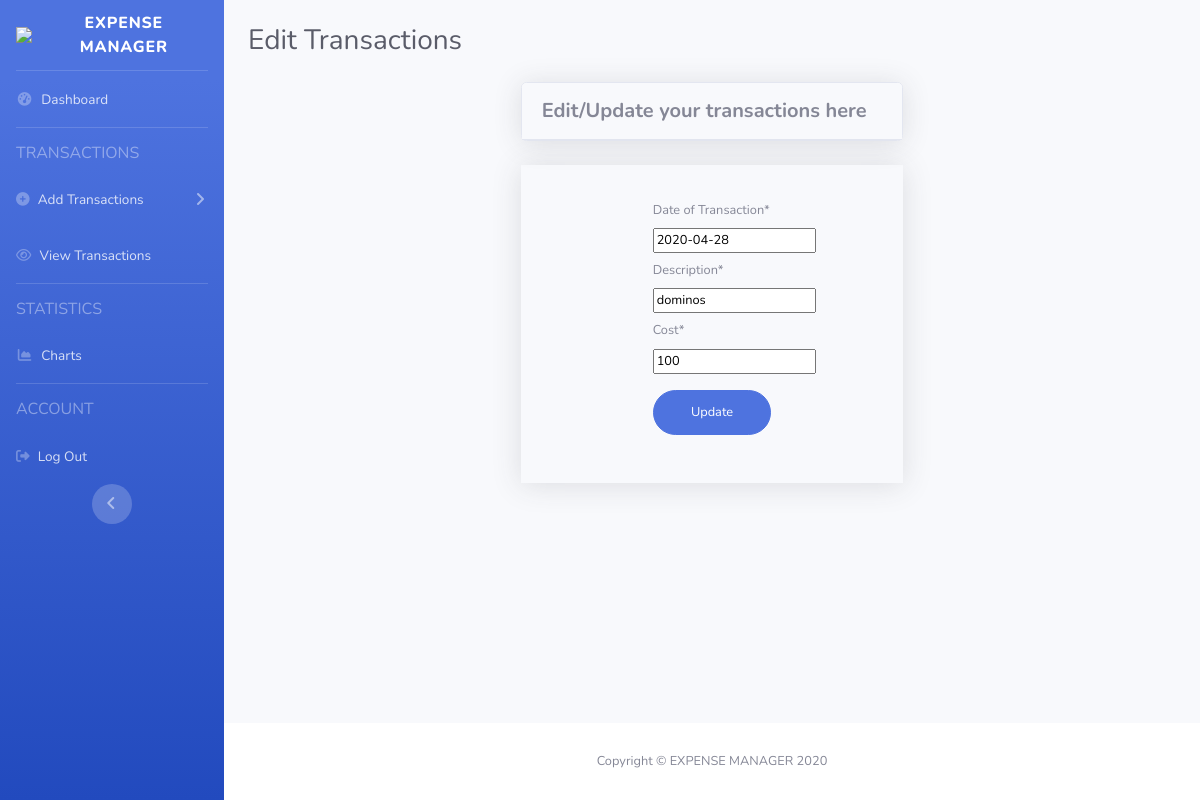
The app's page /myapp/transaction/130/update (signed in), older data.
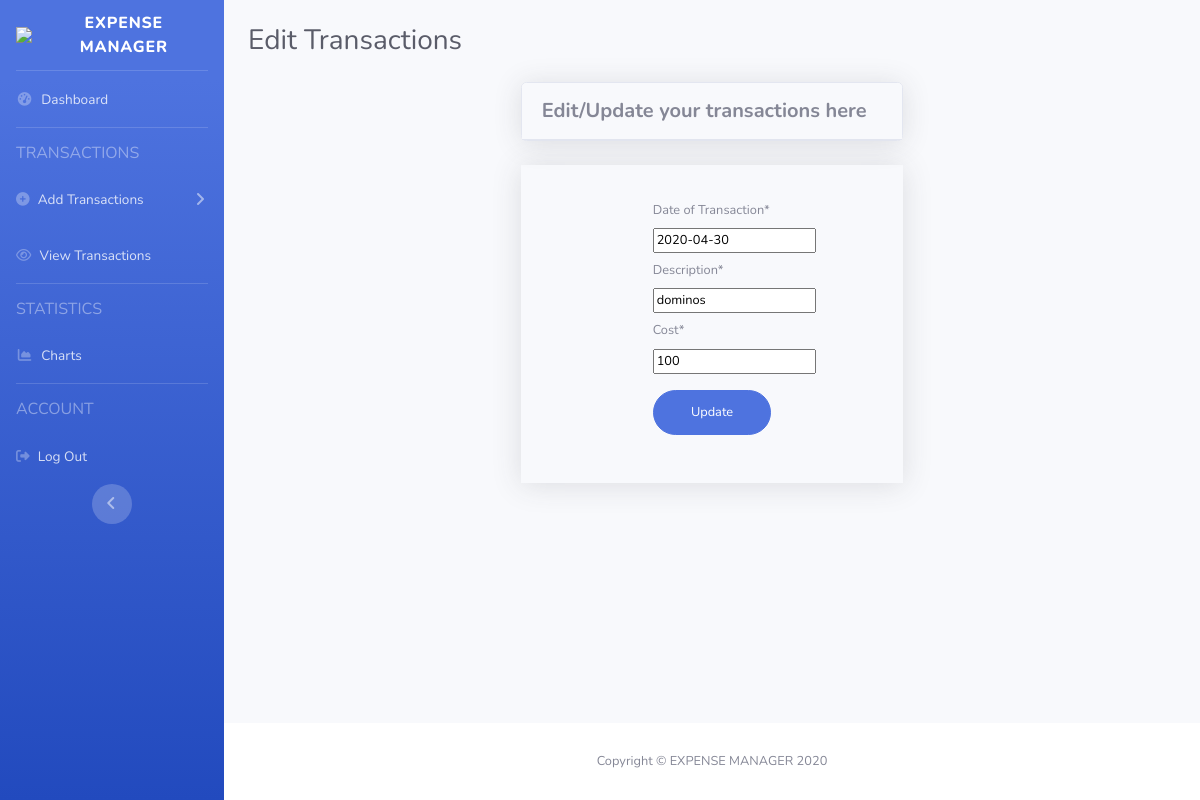
The same page, newer data.
### myapp/models.py (models this page shows, shortened)
class Transaction(models.Model):
    user = models.ForeignKey(User, on_delete=models.CASCADE, null=True)
    date = models.DateField('Date of Transaction')
    description = models.CharField(max_length=100)
    cost = models.IntegerField(default=0)
    categories = [
        ('Automobile', 'Automobile'),
        ('Bank Transfer', 'Bank Transfer'),
        ('Cash Withdrawal', 'Cash Withdrawal'),
        ('Education', 'Education'),
        ('Entertainment', 'Entertainment'),
        ('Fine', 'Fine'),
        ('Food', 'Food'),
        ('Health Care', 'Health Care'),
        ('Other', 'Other'),
        ('Paytm', 'Paytm'),
        ('Recharge', 'Recharge'),
        ('Shopping', 'Shopping'),
        ('Travel', 'Travel'),
        ('UPI', 'UPI')
    ]
    category = models.CharField(
        max_length=30,
        choices=categories
    )

### myapp/views.py (the view)
# urls.py: path('transaction/<int:pk>/update', TransactionUpdateView.as_view(), name='transaction-update'),
class TransactionUpdateView(UserPassesTestMixin, UpdateView):
    model = Transaction
    fields = ['date', 'description', 'cost']
    success_url = '/myapp/transactions'
    def test_func(self):
        transaction = self.get_object()
        if self.request.user == transaction.user:
            return True
        return False

### templates/myapp/transaction_form.html (shortened to what the changed rows need)
{% load crispy_forms_tags %}
{% load static %}
<!DOCTYPE html>
<html lang="en">
<head>
    <link href="{% static 'imp/vendor/fontawesome-free/css/all.min.css' %}" rel="stylesheet" type="text/css">
    {% if user.is_authenticated %}
    <link href="{% static 'imp/css/sb-admin-2.min.css' %}" rel="stylesheet">
</head>
<body id="page-top">
<div id="wrapper">
    <ul class="navbar-nav bg-gradient-primary sidebar sidebar-dark accordion" id="accordionSidebar">
        <a class="sidebar-brand d-flex align-items-center justify-content-center" href="/myapp/">
            <img src="{% static 'images/icons/icon.ico' %}" width="50">
            <div class="sidebar-brand-text mr-3">Expense Manager</div>
        </a>
        <hr class="sidebar-divider my-0">
        <li class="nav-item">
            <a class="nav-link" href="/myapp/dashboard">
                <i class="fas fa-fw fa-tachometer-alt"></i>
                <span>Dashboard</span></a>
        </li>
        <hr class="sidebar-divider">
        <div class="sidebar-heading">
            <h6>Transactions</h6>
        </div>
        <li class="nav-item">
            <a aria-controls="collapseTwo" aria-expanded="true" class="nav-link collapsed" data-target="#collapseTwo"
               data-toggle="collapse" href="#">
                <i class="fas fa-plus-circle"></i>
                <span>Add Transactions</span>
            </a>
        </li>
        <li class="nav-item">
            <a class="nav-link" href="/myapp/transactions">
                <i class="fa fa-eye"></i>
                <span>View Transactions</span></a>
        </li>
        <hr class="sidebar-divider">
        <div class="sidebar-heading">
            <h6>STATISTICS</h6>
        </div>
        <li class="nav-item">
            <a class="nav-link" href="/myapp/charts">
                <i class="fas fa-fw fa-chart-area"></i>
                <span>Charts</span></a>
        </li>
        <hr class="sidebar-divider d-none d-md-block">
        <div class="sidebar-heading">
            <h6>ACCOUNT</h6>
        </div>
        <li class="nav-item">
            <a class="nav-link" href="/myapp/logout">
                <i aria-hidden="true" class="fa fa-sign-out"></i>
                <span>Log Out</span></a>
        </li>
        <div class="text-center d-none d-md-inline">
            <button class="rounded-circle border-0" id="sidebarToggle"></button>
        </div>
    </ul>
    <div class="d-flex flex-column" id="content-wrapper">
        <div id="content">
            <div class="container-fluid">
                <div class="d-sm-flex align-items-center justify-content-between my-4">
                    <h1 class="h3 mb-0 text-gray-800">Edit Transactions</h1>
                </div>
            </div>
            <div class="mx-auto">
                <div class="col-xl-5 col-lg-5 mx-auto">
                    <div class="card shadow mb-4">
                        <div class="card-header py-3 d-flex flex-row align-items-center justify-content-between">
                            <h5 class="m-0 font-weight-bold justify-content-center">
                                Edit/Update your transactions here
                            </h5>
                        </div>
                    </div>
                </div>
                <div class="col-xl-5 col-lg-5 mx-auto">
                    <div class="card-body shadow">
                        <form class="user mx-5 px-5" method='post'>
                            <div class="form-group btn-user">
                                <div class="py-1">
                                    {{ form.date|as_crispy_field }}
                                </div>
                                <div class="py-1">
                                    {{ form.description|as_crispy_field }}
                                </div>
                                <div class="pt-1 pb-3">
                                    {{ form.cost|as_crispy_field }}
                                </div>
                                <div>
                                    <button class="btn btn-primary btn-user btn-block" type="submit">
                                        Update
                                    </button>
                                </div>
                            </div>
                        </form>
                    </div>
                </div>
            </div>
        </div>
        <footer class="sticky-footer bg-white mt-4">
            <div class="container my-auto">
                <div class="copyright text-center my-auto">
                    <span>Copyright &copy; EXPENSE MANAGER 2020</span>
                </div>
            </div>
        </footer>
    </div>
</div>
{% else %}
<h1>You are not signed in!</h1>
<h2>Kindly sign in, You will be redirected in 5 seconds</h2>
<meta content="5; url = '/myapp/login' " http-equiv="refresh">
{% endif %}
</body>
</html>

Row changes from the older to the newer data that the page shows:
changed Transaction "dominos": date "2020-04-28" → "2020-04-30"
